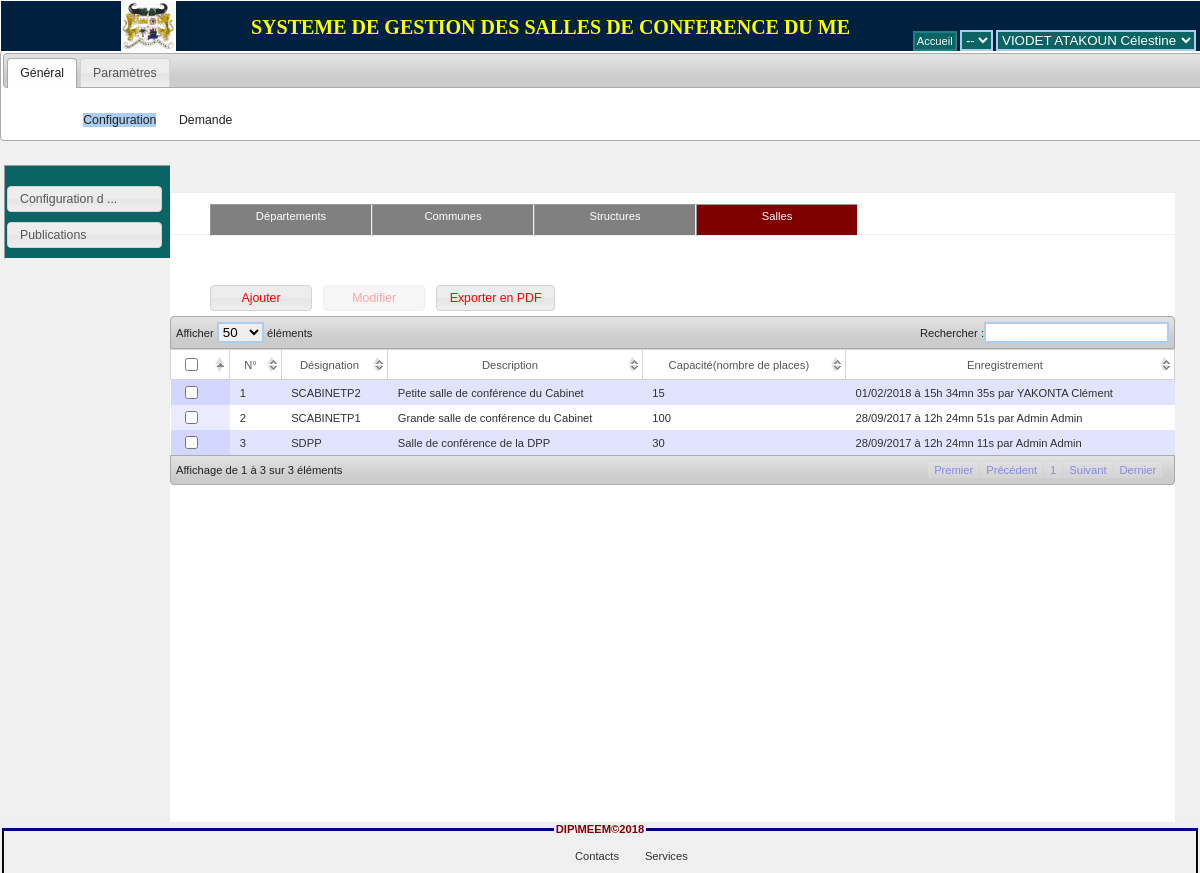
/index.php?m=11&stat_menu=3 (signed in), run on the app's committed database.
### tables this page shows
CREATE TABLE IF NOT EXISTS `intervenant` (
  `id` int(11) NOT NULL AUTO_INCREMENT,
  `nom` varchar(255) NOT NULL,
  `prenom` varchar(255) NOT NULL,
  `login` varchar(255) NOT NULL,
  `mdp` varchar(255) NOT NULL,
  `genre` int(11) NOT NULL COMMENT '0 pour homme, 1 pour femme',
  `etat_matrimoniale` int(11) NOT NULL COMMENT '0 pour célibataire, 1 pour marié',
  `nombre_enfant` int(11) NOT NULL,
  `telephone` varchar(255) NOT NULL,
  `email` varchar(255) NOT NULL,
  `photo_url` varchar(255) NOT NULL,
  `id_poste` int(11) NOT NULL,
  `salaire` bigint(20) NOT NULL,
  `mode_payement` int(11) NOT NULL COMMENT '0 pour espèce, 1 pour cheque',
  `date_embauche` date NOT NULL,
  `status` int(11) NOT NULL,
  `id_intervenant_enreg` int(11) NOT NULL,
  `date_enregistrement` datetime NOT NULL,
  PRIMARY KEY (`id`),
  UNIQUE KEY `login` (`login`),
  KEY `ind_id_poste` (`id_poste`),
  KEY `ind_id_intervenant_enreg` (`id_intervenant_enreg`),
  KEY `ind_mdp` (`mdp`),
  KEY `ind_login` (`login`),
  KEY `login_2` (`login`)
);

CREATE TABLE IF NOT EXISTS `poste` (
  `id` int(11) NOT NULL AUTO_INCREMENT,
  `designation` varchar(255) NOT NULL,
  `description` varchar(255) NOT NULL,
  `id_direction` int(11) NOT NULL,
  `id_service` int(11) NOT NULL,
  `id_division` int(11) NOT NULL,
  `chef_direction_state` int(11) NOT NULL,
  PRIMARY KEY (`id`),
  KEY `ind_id_direction` (`id_direction`)
);

CREATE TABLE IF NOT EXISTS `categorie_menu` (
  `id` int(11) NOT NULL AUTO_INCREMENT,
  `designation` varchar(255) NOT NULL,
  `description` varchar(255) NOT NULL,
  `active_state` int(11) NOT NULL COMMENT '0 non active, 1 activé',
  `show_help` int(11) NOT NULL COMMENT '0 non active, 1 active',
  `position` int(11) NOT NULL COMMENT 'indique l''ordre d''affichage de cet onglet',
  PRIMARY KEY (`id`)
);

CREATE TABLE IF NOT EXISTS `menu` (
  `id` int(11) NOT NULL AUTO_INCREMENT,
  `designation` varchar(255) NOT NULL,
  `description` varchar(255) NOT NULL,
  `id_categorie` int(11) NOT NULL,
  `active_state` int(11) NOT NULL COMMENT '0 non active, 1 activé',
  `show_help` int(11) NOT NULL COMMENT '0 non active, 1 active',
  PRIMARY KEY (`id`),
  KEY `ind_id_categorie` (`id_categorie`)
);

CREATE TABLE IF NOT EXISTS `sous_menu` (
  `id` int(11) NOT NULL AUTO_INCREMENT,
  `id_menu` int(11) NOT NULL,
  `designation` varchar(255) NOT NULL,
  `description` varchar(255) NOT NULL,
  `position` int(11) NOT NULL,
  `active_state` int(11) NOT NULL COMMENT '0 non active, 1 activé',
  `show_help` int(11) NOT NULL COMMENT '0 non active, 1 active',
  `on_passwd_access` int(11) NOT NULL COMMENT '0 non, 1 oui si mot de passe defini dans la table static params',
  `show_at_startup` int(11) NOT NULL,
  `icone_url` varchar(255) NOT NULL,
  `id_type_sm` int(11) NOT NULL,
  PRIMARY KEY (`id`),
  KEY `ind_id_menu` (`id_menu`),
  KEY `ind_id_type_sm` (`id_type_sm`)
);

CREATE TABLE IF NOT EXISTS `app_salle` (
  `id` int(11) NOT NULL AUTO_INCREMENT,
  `nom` varchar(255) NOT NULL,
  `description` varchar(255) NOT NULL,
  `nombre_place` int(11) NOT NULL,
  `id_intervenant` int(11) NOT NULL,
  `date_enregistrement` datetime NOT NULL,
  PRIMARY KEY (`id`)
);

### src/app/view/m11/85_salles.php (the view, shortened to what the rows shown need)
<div align="center" style="margin-top:50px;">
	<table border="0" id="dataTable" class="display datatable">
        <thead>
            <tr height="30" align="center">
				<th style="text-align:left"><input type="checkbox" name="all_checker" /></th>
				<th>N°</th>
				<th>Désignation</th>
                <th>Description</th>
                <th>Capacité(nombre de places)</th>
                <th>Enregistrement</th>
			</tr>
        </thead>
        <?php
			  $i = 0;
			  $salles = Salle::all();
			  foreach($salles as $str)
			  {
				echo '<tr class="line">';
					echo '<td><input type="checkbox" name="dossier_'.$str->id().'" value="'.$str->id().'" /></td>';
					echo '<td>'.(++$i).'</td>';
					echo '<td>'.$str->nom().'</td>';
					echo '<td>'.$str->description().'</td>';
					echo '<td>'.$str->nombrePlace().'</td>';
					echo '<td>'.Systeme::dateTimeToFrench($str->insertDate()).' par '.$str->insertUser()->fullname().'</td>';
				echo '</tr>';
			  }
		?>
    </table>
</div>

### index.php (shortened to what the rows shown need)
<?php
require_once("requirements.php");
$connected = false;
if(isset($_SESSION['id_intervenant']))
{
	$connected = true;
	$db = new DataBase();
	$intervenant = new Intervenant($_SESSION['id_intervenant']);
}
?>
<!DOCTYPE html>
<html>
<head>
		<link rel="stylesheet" href="js/bxslider/jquery.bxslider.css" type="text/css" />
		<link rel="stylesheet" href="css/style.css" />
		<link rel="stylesheet" type="text/css" href="lib/jquery-ui-1.10.1/development-bundle/themes/base/jquery.ui.all.css" />
		<link rel="stylesheet" type="text/css" href="lib/jquery-ui-1.10.1/development-bundle/themes/base/jquery.ui.dataTable.css" />
		<link rel="stylesheet" type="text/css" href="lib/DataTables-1.10.2/extensions/TableTools/css/dataTables.tableTools.css" />
		<link rel="stylesheet" type="text/css" href="css/simplePagination.css">
		<link rel="stylesheet" type="text/css" href="lib/fancybox/source/jquery.fancybox.css?v=2.1.5" media="screen" />
		<link rel="stylesheet" type="text/css" href="lib/fancybox/source/helpers/jquery.fancybox-buttons.css?v=1.0.5" />
		<link rel="stylesheet" type="text/css" href="lib/fancybox/source/helpers/jquery.fancybox-thumbs.css?v=1.0.7" />
		<link rel="stylesheet" type="text/css" href="lib/select2/select2.min.css">
</head>
<body>
<div id="page">
        <div id="header" style="border:1px solid white;">
			<?php if($connected){?>
			<form>
				<a href="index.php" class="b_home" style="">Accueil</a>
				<select name="globalYear" title="Excercice">
					<?php
					    echo '<option value="'.date('Y').'"> -- </option>';
					?>
				</select>
				<select name = "sessionInfo" title="<?php echo $intervenant->poste();?>">
					<option value="0"><?php echo $intervenant->nom().' '.$intervenant->prenom();?></option>
				</select>
			</form>
			<?php } ?>
	    </div>
		<?php
			if($connected)
			{
				include('includes/connected.php');
			}
			else
			{
				include('includes/connexion.php');
			}
		?>
</div>
</body>
</html>

### includes/connected.php (shortened to what the rows shown need)
<?php
$nav_menu = $intervenant->nav_menus();
?>
	<div id="tabs">
		<ul>
		    <?php
			    $i=0;
                foreach($nav_menu as $categorie)
				{
				   if(count($categorie['menus'])>0)
				   {
					echo '<li><a href="#tabs-'.$i.'" title="'.(($categorie['show_help']==1)?$categorie['description']:'').'">'.$categorie['designation'].'</a></li>';
					$i++;
				   }
				}
			?>
		</ul>
		<?php
			$i=0;
			foreach($nav_menu as $categorie)
			{
			  $menus = $categorie['menus'];
			  if(count($menus)>0)
			  {
				  echo '<div id="tabs-'.$i.'" class="tab_content">';
				  echo '<ul>';
					  foreach($menus as $m)
					  {
						if(isset($_GET['m'])&&$_GET['m']==$m['id'])
						{
							echo '<li class="current_m"><a href="index.php?m='.$m['id'].'" title="'.(($m['show_help']==1)?$m['description']:'').'">'.$m['designation'].'</a></li>';
						}
						else
							echo '<li><a href="index.php?m='.$m['id'].'" title="'.(($m['show_help']==1)?$m['description']:'').'">'.$m['designation'].'</a></li>';
					  }
				  echo '</ul>';
				  echo '</div>';
				  $i++;
			  }
			}
		?>
	</div>
	<div id="wrap">
		<div id="left_menu">
		    <?php
			   if(isset($_GET['m']))
			   {
					$id_menu = $db->escape($_GET['m']);
					$sous_menus = $intervenant->sous_menus($id_menu);
					if(count($sous_menus)>0)
					{
					    echo '<ul>';
						foreach($sous_menus as $sm)
						{
							$sm_limited_designation = (strlen($sm['designation'])>18)?substr($sm['designation'],0,15).' ...':$sm['designation'];
							if(isset($_GET['sm'])&&$_GET['sm']==$sm['id'])
								echo '<li class="current_sm" m="'.$id_menu.'" sm="'.$sm['id'].'" ><a href = "" title="'.(($sm['show_help']==1)?$sm['description']:'').'" >'.$sm_limited_designation.'</a></li>';
							else
								echo '<li class="sm" m="'.$id_menu.'" sm="'.$sm['id'].'" ><a href = "" title="'.(($sm['show_help']==1)?$sm['description']:'').'">'.$sm_limited_designation.'</a></li>';
						}
						 echo '</ul>';
					}
			   }
			?>
		</div>
	   <div id="content">
				<?php
					if(isset($_GET['sm']))
					{
					    $id_sm = $db->escape($_GET['sm']);
					    $file = "src/".Systeme::sm_folder($id_sm)."/view/m".$_GET['m']."/".$id_sm.".php";
						if(file_exists($file))
						{
						    if($intervenant->hasSousMenu($id_sm)||(!is_numeric($id_sm) && count(explode('_',$id_sm))>1))
						    {
						    	if(is_numeric($id_sm))
						    	{
						    		$sys_date = new DateTime();
						    		$s_m = null;
						    		foreach ($sous_menus as $key => $sm) {
						    			if($sm['id'] == $id_sm)
						    			{
						    				$s_m = $sm;
						    				break;
						    			}
						    		}
						    		if($s_m['on_passwd_access']==0 && isset($_GET['sm_token']) && $_GET['sm_token'] == md5($_SESSION['sm_token']))
						    		{
						    			include($file);
						    		}
						    		else if($s_m['on_passwd_access']==1 && isset($_GET['sm_token']) && $_GET['sm_token'] == md5($_SESSION['sm_token']))
						    		{
						    			include($file);
						    		}
						    		else
						    		{
						    			include('includes/not_allowed_sm.php');
						    		}
						    	}
						    	else
						    	{
						    		include($file);
						    	}
						    }
							else
								include('includes/not_allowed_sm.php');
						}
					}
					else if(isset($_GET['m']))
					{
						$sm = $sous_menus[0];
						$file = "src/".Systeme::sm_folder($sm['id'])."/view/m".$_GET['m']."/".$sm['id'].".php";
						if(file_exists($file))
						{
						    include($file);
						}
					}
					else
					{
						include('includes/accueil.php');
					}
				?>
	   </div>
	</div>

### data on the page
intervenant: sessionInfo "VIODET ATAKOUN Célestine"
categorie_menu: designation "Général"
categorie_menu: designation "Paramètres"
menu: designation "Configuration"
menu: designation "Demande"
sous_menu: designation "Configuration d ..."
sous_menu: designation "Publications"
app_salle: nom "SCABINETP2", description "Petite salle de conférence du Cabinet", nombre_place "15", date_enregistrement "01/02/2018 à 15h 34mn 35s", id_intervenant.prenom "YAKONTA Clément"
app_salle: nom "SCABINETP1", description "Grande salle de conférence du Cabinet", nombre_place "100", date_enregistrement "28/09/2017 à 12h 24mn 51s", id_intervenant.prenom "Admin Admin"
app_salle: nom "SDPP", description "Salle de conférence de la DPP", nombre_place "30", date_enregistrement "28/09/2017 à 12h 24mn 11s", id_intervenant.prenom "Admin Admin"

### other printed values
app_title "SYSTEME DE GESTION DES SALLES DE CONFERENCE DU ME"
